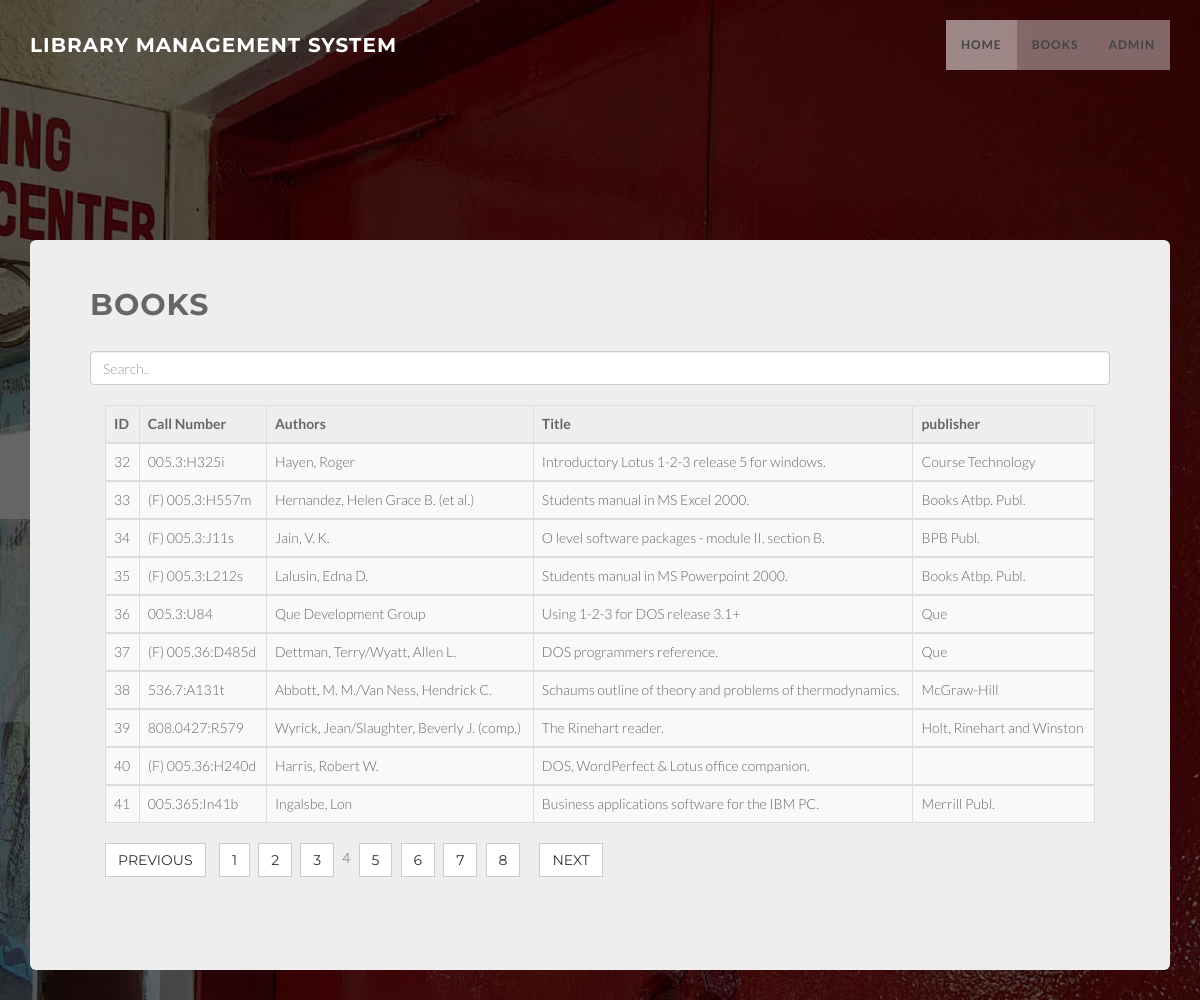
The page /table.php?pn=4 on the database its author committed.
### tables this page shows
CREATE TABLE `add_book_records_copy` (
  `ID` int(100) NOT NULL AUTO_INCREMENT,
  `Call_Numbers` varchar(200) DEFAULT '',
  `Authors` varchar(100) DEFAULT NULL,
  `Title` varchar(200) DEFAULT NULL,
  `Editor` varchar(200) DEFAULT NULL,
  `Edition` varchar(200) DEFAULT NULL,
  `Place_Of_Publ` varchar(200) DEFAULT NULL,
  `Publisher` varchar(200) DEFAULT NULL,
  `Date_Of_Publ` varchar(200) DEFAULT NULL,
  `Page_No` varchar(200) DEFAULT NULL,
  `Series` varchar(200) DEFAULT NULL,
  `Notation1` varchar(200) DEFAULT NULL,
  `Notation2` varchar(200) DEFAULT NULL,
  `ISBN_No` varchar(200) DEFAULT NULL,
  `ISSN_No` varchar(200) DEFAULT NULL,
  `Accession_No` varchar(200) DEFAULT NULL,
  `Subject` varchar(200) DEFAULT NULL,
  `Quantities` varchar(200) DEFAULT NULL,
  `Total_remaining_books` varchar(200) DEFAULT NULL,
  `Abstractt` varchar(200) DEFAULT NULL,
  PRIMARY KEY (`ID`),
  KEY `Title` (`Place_Of_Publ`)
);

### table.php (the view, shortened to what this page needs)
<?php
include 'conn.php';
include 'header.php';
include ('pagination.php');
$sql = "SELECT ID, Call_Numbers, Authors, Title, Publisher FROM add_book_records_copy";
$result = mysqli_query($conn, $sql);
 ?>
<!DOCTYPE html>
<html lang="en">
<head>
  <link href="css/bootstrap.min.css" rel="stylesheet" type="text/css">
  <link href="css/style.css" rel="stylesheet" type="text/css">
  <link href="font-awesome/css/font-awesome.min.css" rel="stylesheet" type="text/css">
  <link href="css/animate.css" rel="stylesheet" />
  <link href="css/style.css" rel="stylesheet">
  <link href="color/default.css" rel="stylesheet">
</head>
<body>
	<section id="intro" class="intro">
<div class="container">
	<div class="jumbotron">
  <h2>BOOKS</h2>
  <input class="form-control" id="myInput" type="text" placeholder="Search..">
  <br>
  <div class="container">
  <table id="mytable" class="table table-bordered table-striped">
    <thead>
      <tr>
        <th>ID</th>
        <th>Call Number</th>
        <th>Authors</th>
        <th>Title</th>
        <th>publisher</th>
      </tr>
    </thead>
<?php
if ($result->num_rows > 0) {
  while ($row = $result->fetch_assoc()) {
      while($row = mysqli_fetch_array($query)){
    ?>
    <tbody id="myTable">
      <tr>
        <td><?php echo $row['ID']; ?></td>
        <td><?php echo $row['Call_Numbers']; ?></td>
        <td><?php echo $row['Authors']; ?></td>
        <td><?php echo $row ['Title']; ?></td>
        <td><?php echo $row['Publisher']; ?></td>
      </tr>
    </tbody>
    <?php
           }
      }
  }
?>
  </table>
  <div id="pagination_controls"><?php echo $paginationCtrls; ?>
  </div>
  </div>
  <div class="pagination-container">
            <nav>
            </nav>
        </div>
</div>
</div>
</section>
</body>
</html>

### css/style.css (style rules this page uses)
body { width: 100%; height: 100%; font-family: 'Lato',sans-serif; font-weight: 300; color: #666; background: url(../img/bg2.jpg) no-repeat; background-size: cover; }
html { width: 100%; height: 100%; }
h1, h2, h3, h4, h5, h6 { margin: 0 0 30px; text-transform: uppercase; font-family: Montserrat,sans-serif; font-weight: 700; letter-spacing: 1px; }
.intro { width:100%; position:relative; background: url(../img/bg2.jpg) no-repeat top center; background-size: cover; height: auto; }
#intro.intro { padding:20% 0 0 0; }
@media (min-width:767px) { .intro { height: 100%; padding: 0; } }

### rows shown on the page
add_book_records_copy: ID "32", Call_Numbers "005.3:H325i", Authors "Hayen, Roger", Title "Introductory Lotus 1-2-3 release 5 for windows.", Publisher "Course Technology"
add_book_records_copy: ID "33", Call_Numbers "(F) 005.3:H557m", Authors "Hernandez, Helen Grace B. (et al.)", Title "Students manual in MS Excel 2000.", Publisher "Books Atbp. Publ."
add_book_records_copy: ID "34", Call_Numbers "(F) 005.3:J11s", Authors "Jain, V. K.", Title "O level software packages - module II, section B.", Publisher "BPB Publ."
add_book_records_copy: ID "35", Call_Numbers "(F) 005.3:L212s", Authors "Lalusin, Edna D.", Title "Students manual in MS Powerpoint 2000.", Publisher "Books Atbp. Publ."
add_book_records_copy: ID "36", Call_Numbers "005.3:U84", Authors "Que Development Group", Title "Using 1-2-3 for DOS release 3.1+", Publisher "Que"
add_book_records_copy: ID "37", Call_Numbers "(F) 005.36:D485d", Authors "Dettman, Terry/Wyatt, Allen L.", Title "DOS programmers reference.", Publisher "Que"
add_book_records_copy: ID "38", Call_Numbers "536.7:A131t", Authors "Abbott, M. M./Van Ness, Hendrick C.", Title "Schaums outline of theory and problems of thermodynamics.", Publisher "McGraw-Hill"
add_book_records_copy: ID "39", Call_Numbers "808.0427:R579", Authors "Wyrick, Jean/Slaughter, Beverly J. (comp.)", Title "The Rinehart reader.", Publisher "Holt, Rinehart and Winston"
add_book_records_copy: ID "40", Call_Numbers "(F) 005.36:H240d", Authors "Harris, Robert W.", Title "DOS, WordPerfect & Lotus office companion."
add_book_records_copy: ID "41", Call_Numbers "005.365:In41b", Authors "Ingalsbe, Lon", Title "Business applications software for the IBM PC.", Publisher "Merrill Publ."
